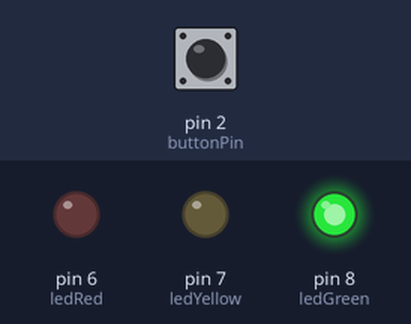
Bench run of a sketch on a simulated Arduino Uno, built with avr-gcc and run on an emulated ATmega328P. Shown: output pins drawn as LEDs (lit = HIGH). The inputs (shaded band) are chosen by the test bench; at power-on: pin 2 (buttonPin) HIGH. What the sketch prints to the serial monitor is not drawn.

Above: at 1.2 s.
1.3 s: pin 2 (buttonPin) pulled LOW for 0.15 s
At 1.47 s:
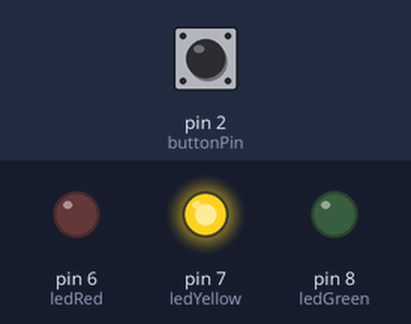
3.0 s: pin 2 (buttonPin) pulled LOW for 1 s
At 4.02 s:
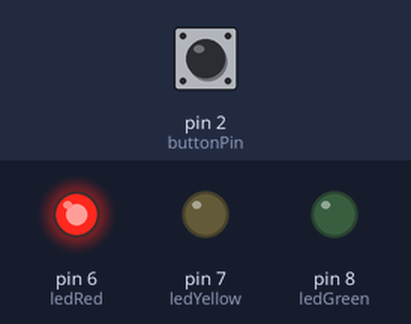
5.5 s: pin 2 (buttonPin) pulled LOW for 3.2 s
At 10.1 s:
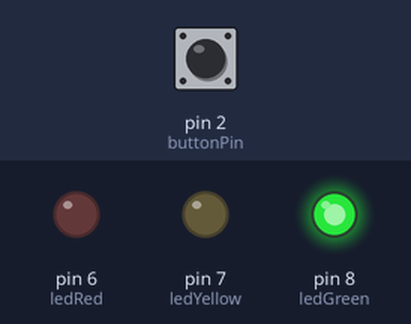
Timing chart, 0 to 11.6 s (numbered marks = the images above; inputs shaded):
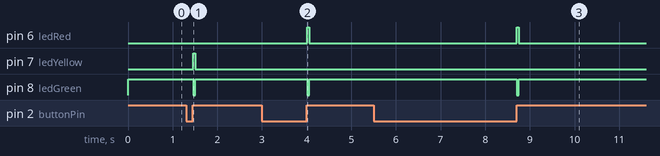

Measured:
- after the input at 1.3 s, pin 7 (ledYellow): LOW → HIGH after 0.16 s, → LOW 0.05 s later; pin 8 (ledGreen): HIGH → LOW after 0.16 s, → HIGH 0.05 s later
- after the input at 3.0 s, pin 6 (ledRed): LOW → HIGH after 1.0 s, → LOW 0.05 s later; pin 8 (ledGreen): HIGH → LOW after 1.0 s, → HIGH 0.05 s later
- after the input at 5.5 s, pin 6 (ledRed): LOW → HIGH after 3.2 s, → LOW 0.05 s later; pin 8 (ledGreen): HIGH → LOW after 3.2 s, → HIGH 0.05 s later

The sketch:

Arduino_morse.ino
```cpp
const int ledGreen = 8;           // Indicates break
const int ledYellow = 7;           // Indicates dot
const int ledRed = 6;             // Indicates dash
const int buttonPin = 2;          // button

// Variables will change:
int buttonState;             // the current reading from the input pin
int lastButtonState = HIGH;   // the previous reading from the input pin

int startSym = 0;
int endSym = 0;
int pauseTime = 0;
int message = 0;
int pressedTime = 0;

int T = 500;

//-----------------SETUP---------------------------------------

void setup(){
  pinMode( ledGreen, OUTPUT );    // Pin 8 is an output
  pinMode( ledYellow, OUTPUT );    // Pin 7 is an output
  pinMode( ledRed, OUTPUT );    // Pin 6 is an output
  pinMode( buttonPin, INPUT);   // Takes in values from button
  Serial.begin(9600);            // Important for port output

  endSym = millis();

  digitalWrite(ledGreen, HIGH); // set initial LED state
  digitalWrite(ledYellow, LOW); // set initial LED state
  digitalWrite(ledRed, LOW); // set initial LED state
}


//--------------------- morse--------------------------

void morse(){
  if (buttonState == LOW){

    startSym = millis();
    pauseTime = startSym - endSym;


    //digitalWrite(ledGreen, HIGH);
    //digitalWrite(ledYellow, LOW);
    //digitalWrite(ledRed, LOW);

    //Short pause brukes kun for å sjekke i serial overvåker.
      if (pauseTime <= T) {
        message = 3;
      }
    //Medium pause
      if (pauseTime > T && pauseTime <= 3*T) {
      message = 4;
      }
    //Long pause
    if (pauseTime > 3*T) {
      message = 5;
    }

  }

  else{
    digitalWrite(ledGreen, LOW);

    endSym = millis();
    pressedTime = endSym - startSym;

    //Short press - dot
    if(pressedTime<=0.6*T){
      digitalWrite(ledGreen, LOW);
      digitalWrite(ledYellow, HIGH);
      digitalWrite(ledRed, LOW);
      delay(50);

      message = 1;
    };

    //Long press - dash
    if(pressedTime>0.6*T){
      digitalWrite(ledGreen, LOW);
      digitalWrite(ledYellow, LOW);
      digitalWrite(ledRed, HIGH);
      delay(50);

      message = 2;
    }

    //delay(20);

    digitalWrite(ledGreen, HIGH);
    digitalWrite(ledYellow, LOW);
    digitalWrite(ledRed, LOW);

  }

  Serial.print(message);
}

//--------- Loop-----------------------------------------------
void loop(){
 buttonState = digitalRead(buttonPin);

  if (buttonState != lastButtonState) {
    morse();
  }

  delay(20);    //Debounce

  lastButtonState = buttonState;

}
```
